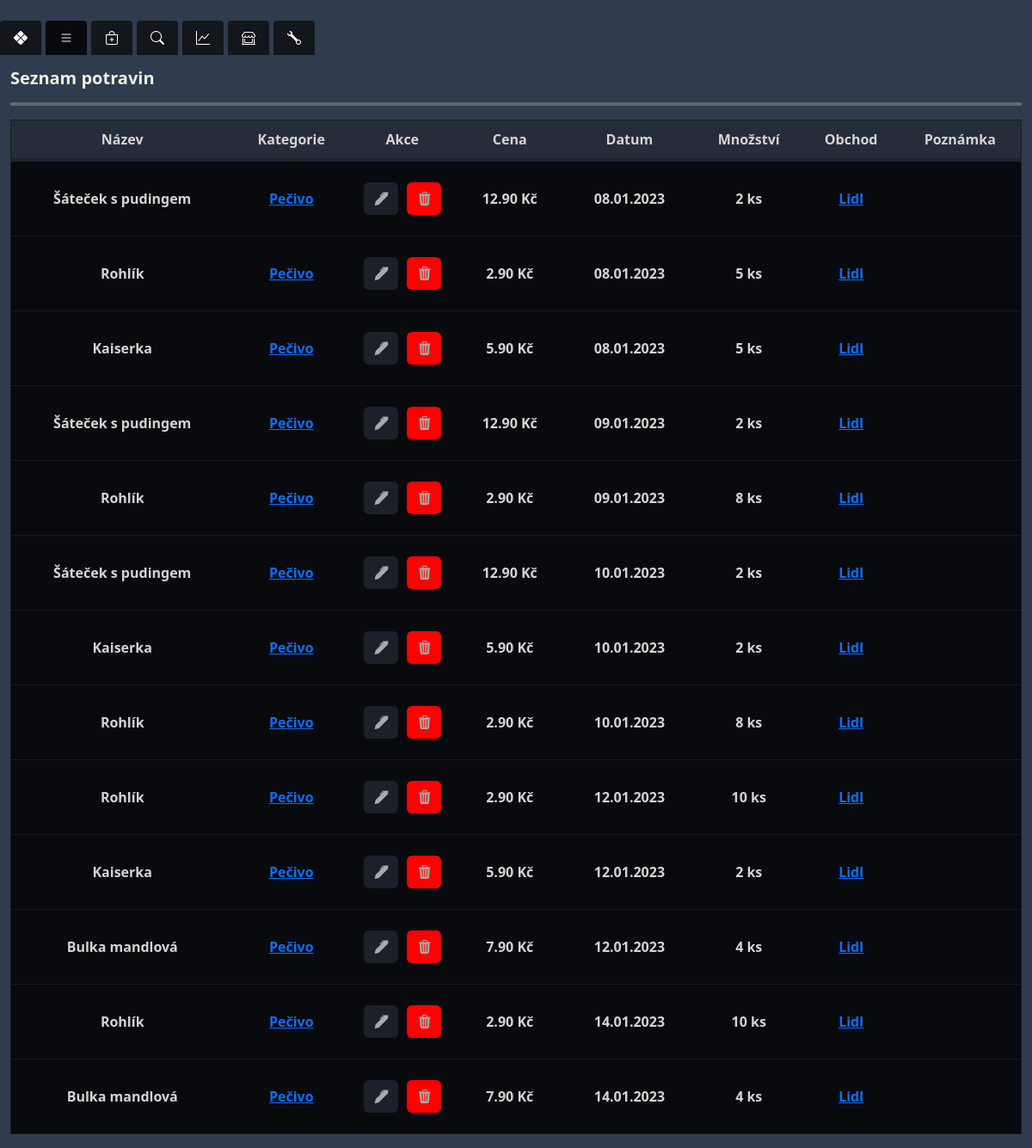
The app's page /food/filter/category/2 with its own data.
### food/models.py (models this page shows, shortened)
class Food(models.Model):
    UNITS = [
        ('pieces', 'ks'),
        ('grams', 'g'),
        ('mililiters', 'ml'),
        ('liters','l')
    ]
    name = models.CharField(max_length=255)
    food_type = models.ForeignKey(FoodType, related_name='foods' ,on_delete=models.CASCADE, default=1)
    price = models.FloatField()
    payment_method = models.ForeignKey(PaymentMethod, on_delete=models.CASCADE)
    date_added = models.DateField(default=timezone.now)
    quantity = models.FloatField(default=1)
    unit = models.CharField(max_length=10, choices=UNITS)
    store = models.ForeignKey(Store, on_delete=models.CASCADE,default=1)
    note = models.TextField(blank=True, null=True)

class FoodType(models.Model):
    name = models.CharField(max_length=255)

class Store(models.Model):
    name = models.CharField(max_length=255)

### food/food_filters.py (the view)
# urls.py: path('filter/category/<int:category_id>', filter_by_category, name='filter_by_category'),
def filter_by_category(request, category_id):
    print(f"Filtering by category_id: {category_id}")
    foods = Food.objects.filter(food_type_id=category_id)
    print(f"QuerySet: {foods}")
    return render(request, 'food_list.html', {'foods': foods})

### food/templates/food_list.html (shortened to what this page needs)
{% extends 'base.html' %}
{% block content %}
{{ block.super }}
<div class="container-fluid full-height d-flex flex-column">
    <div class="row flex-grow-1">
        <div class="col-12 full-height">
            <h5 class="mt-3">Seznam potravin</h5>
            <hr>
            {% if foods %}
            {% include 'food_table.html' %}
            {% else  %}
            <h4>Žádná potravina nebyla nalezena</h4>
<a class="mt-2 btn btn-custom" href="{% url 'add_food' %}">Přidat potravinu</a>
            {% endif  %}
        </div>
    </div>
</div>
{% endblock %}

### food/templates/food_table.html
<div class="table-responsive">
    <table class="custom-table">
        <thead>
            <tr>
                <th scope="col">Název</th>
                <th scope="col">Kategorie</th>
                <th scope="col">Akce</th>
                <th scope="col">Cena</th>
                <th scope="col">Datum</th>
                <th scope="col">Množství</th>
                <th scope="col">Obchod</th>
                <th scope="col">Poznámka</th>
            </tr>
        </thead>
        <tbody>
            {% for food in foods %}
            <tr>
                <td>{{ food.name }}</td>
                <td>{% if food.food_type.name != "------------" %}<a href="{% url 'filter_by_category' food.food_type.id  %}">{{ food.food_type.name }}</a></td>
                 {% else %}
                    Nepřiřazeno
                    {% endif %}
              <td>
    <div style="display: flex; gap: 10px; align-items: center; justify-content: center;">
        <a style="width: 40px; margin: 0;" href="{% url 'edit_food' food.id %}" class="btn btn-custom">
            <i class="bi bi-pen-fill"></i>
        </a>
        <a style="background:red;width: 40px; margin: 0;" href="{% url 'delete_food' food.id %}" class="btn btn-custom">
            <i class="bi bi-trash3-fill"></i>
        </a>
    </div>
</td>
                <td>{{ food.price|floatformat:2 }} Kč</td>
                <td>{{ food.date_added|date:"d.m.Y" }}</td>
<td>
    {% if food.unit == "pieces" or food.unit == "grams" %}
        {{ food.quantity|floatformat:0 }}
    {% else %}
        {{ food.quantity|floatformat:1 }}
    {% endif %}
    {% if food.unit == "grams" %}
        g
    {% elif food.unit == "mililiters" %}
        ml
    {% elif food.unit == "liters" %}
        l
    {% elif food.unit == "pieces" %}
        ks
    {% else %}
        {{ food.unit }}
    {% endif %}
</td>
                <td><a href="{% url 'filter_by_store' food.store.id  %}">{{ food.store.name }}</a></td>
                <td>{{ food.note }}</td>
            </tr>
            {% endfor %}
        </tbody>
    </table>
</div>

### food/templates/base.html (style rules this page uses)
body { background-color: #303b4d; color: #eef0e1; }
.btn-custom { color: #aaaaaa; background-color: #1b2029; border-color: none; }
input, select, option, button, h3, h5 { font-weight: bold !important; }
hr { border: 0; border-top: 4px solid; color: #eef0e1; }
.custom-table { width: 100%; margin-bottom: 1rem; color: #ffffff; background-color: #13161b; border: 1px solid #171b23; }
.custom-table th, .custom-table td { padding: 0.75rem; vertical-align: top; border-top: 1px solid #171b23; font-weight: bold; background-color: #090a0e; color: #d8d3d3; }
.custom-table thead th { vertical-align: bottom; border-bottom: 4px solid #1d242e; background-color: #252d3b; }
html, body { height: 100%; }
.full-height { height: 100vh; }
.custom-table td { padding-left: 5px; padding-right: 5px; white-space: nowrap; }
.custom-table td::before, .custom-table td::after { content: "\00a0"; padding-left: 5px; padding-right: 5px; }
.custom-table th, .custom-table td { padding: 0px; text-align: center; vertical-align: middle; }
.custom-table th { padding:10px; }
.custom-table .btn { margin: 0 auto; display: block; }

### records on screen
Food: name "Šáteček s pudingem", food_type.name "Pečivo", price "12.90", date_added "08.01.2023", quantity "2", unit "ks", store.name "Lidl"
Food: name "Rohlík", food_type.name "Pečivo", price "2.90", date_added "08.01.2023", quantity "5", unit "ks", store.name "Lidl"
Food: name "Kaiserka", food_type.name "Pečivo", price "5.90", date_added "08.01.2023", quantity "5", unit "ks", store.name "Lidl"
Food: name "Šáteček s pudingem", food_type.name "Pečivo", price "12.90", date_added "09.01.2023", quantity "2", unit "ks", store.name "Lidl"
Food: name "Rohlík", food_type.name "Pečivo", price "2.90", date_added "09.01.2023", quantity "8", unit "ks", store.name "Lidl"
Food: name "Šáteček s pudingem", food_type.name "Pečivo", price "12.90", date_added "10.01.2023", quantity "2", unit "ks", store.name "Lidl"
Food: name "Kaiserka", food_type.name "Pečivo", price "5.90", date_added "10.01.2023", quantity "2", unit "ks", store.name "Lidl"
Food: name "Rohlík", food_type.name "Pečivo", price "2.90", date_added "10.01.2023", quantity "8", unit "ks", store.name "Lidl"
Food: name "Rohlík", food_type.name "Pečivo", price "2.90", date_added "12.01.2023", quantity "10", unit "ks", store.name "Lidl"
Food: name "Kaiserka", food_type.name "Pečivo", price "5.90", date_added "12.01.2023", quantity "2", unit "ks", store.name "Lidl"
Food: name "Bulka mandlová", food_type.name "Pečivo", price "7.90", date_added "12.01.2023", quantity "4", unit "ks", store.name "Lidl"
Food: name "Rohlík", food_type.name "Pečivo", price "2.90", date_added "14.01.2023", quantity "10", unit "ks", store.name "Lidl"
Food: name "Bulka mandlová", food_type.name "Pečivo", price "7.90", date_added "14.01.2023", quantity "4", unit "ks", store.name "Lidl"
